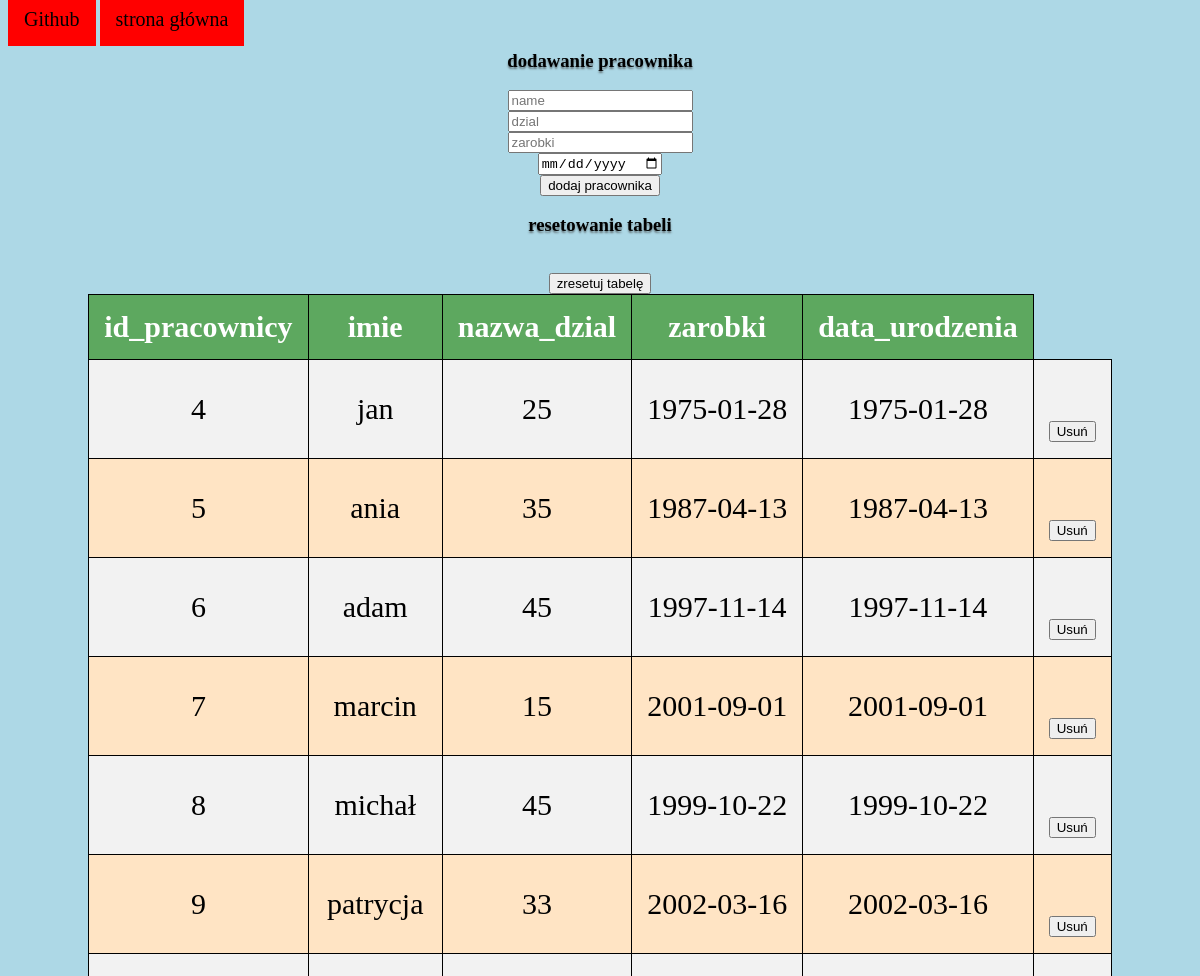
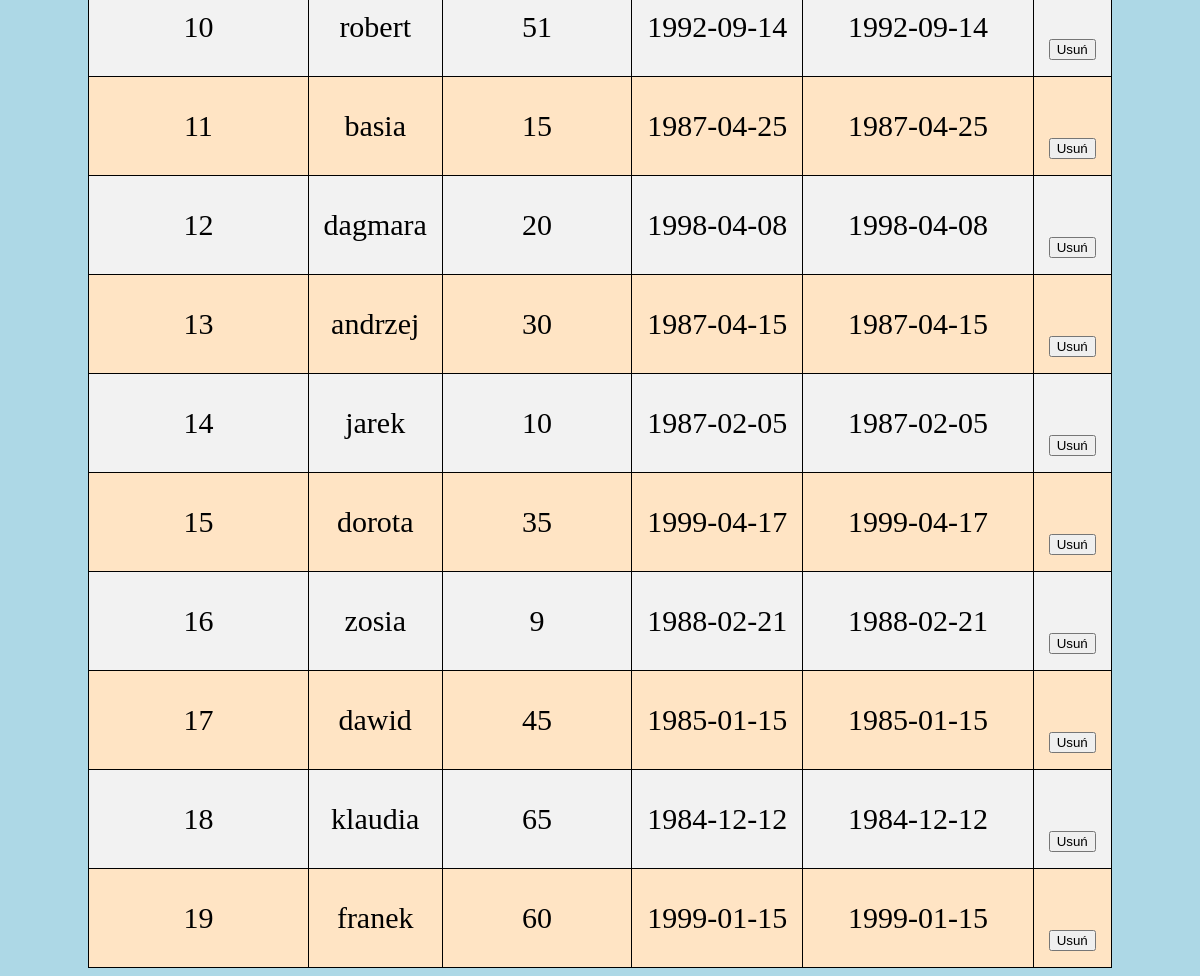
Page /daneDoBazy.php on the committed database (2 pictures, top to bottom).
### tables this page shows
CREATE TABLE `pracownicy` (
  `id_pracownicy` int(11) NOT NULL,
  `imie` varchar(30) NOT NULL,
  `dzial` int(11) NOT NULL,
  `zarobki` int(11) NOT NULL,
  `data_urodzenia` date NOT NULL
);

### daneDoBazy.php (the view, shortened to what this page needs)
<!DOCTYPE html>
<html>
<head>
  <link rel="stylesheet" href="style.css">
</head>
<body>
<div class="nav">
    <a href="https://github.com/SK-2019/php-sql-wprowadzenie-kruczek-radoslaw">Github</a>
    <a href="index.php">strona główna</a>
</div>
	<h3>dodawanie pracownika</h3>
	<form action="insert.php" method="POST">
	    <input type="text" name="name" placeholder="name"></br>
		<input type="number" name="dzial" placeholder="dzial"></br>
	    <input type="number" name="zarobki" placeholder="zarobki"></br>
        <input type="date" name="data_urodzenia" placeholder="data urodzenia"></br>
		<input type="submit" value="dodaj pracownika"></br>
	</form>
    <h3>resetowanie tabeli</h3>
	<form action="reset.php" method="POST">
		<input type="submit" value="zresetuj tabelę"></br>
	</form>
</body>
</html>
<?php
require_once("connect.php");
$sql = 'SELECT * FROM pracownicy, organizacja where dzial = id_org';
$result = $conn->query($sql);
echo("<table border=0>");
echo("<th>id_pracownicy</th>");
echo("<th>imie</th>");
echo("<th>nazwa_dzial</th>");
echo("<th>zarobki</th>");
echo("<th>data_urodzenia</th>");
    while($wiersz=$result->fetch_assoc()){
        echo("<tr>");
          echo("<td>".$wiersz["id_pracownicy"]."</td><td>".$wiersz["imie"]."</td><td>".$wiersz["zarobki"]."</td><td>".$wiersz["data_urodzenia"]."</td><td>".$wiersz["data_urodzenia"]."</td>
		<td>
		<form action='delete.php' method='POST'>
   			<input type='number' name='id' value='".$wiersz['id_pracownicy']."' hidden></br>
   			<input type='submit' value='Usuń'>
		</form>
		</td>
		");
            echo("</tr>");
        }
echo("</table>");
?>

### style.css (style rules this page uses)
body { background-color: lightblue; }
h3 { display: flex; justify-content: center; text-shadow: 0px 2px 2px rgba(59, 59, 59, 0.616); }
table { border-collapse: collapse; justify-content: center; display: flex; }
table, th, td { border-collapse: collapse; }
th, td { padding: 15px; text-align: center; font-size: 1.875em; border: 1px solid black; }
tr { background-color: bisque; color: black; }
tr:nth-child(even) { background-color: #f2f2f2; }
th { background-color: #5da85f; color: white; }
a { text-align: center; text-decoration: none; background-color: red; padding: 1rem; color: black; font-size: 1.25em; }
form { text-align: center; }

### rows in the picture
pracownicy: id_pracownicy "4", imie "jan", zarobki "25", data_urodzenia "1975-01-28"
pracownicy: id_pracownicy "5", imie "ania", zarobki "35", data_urodzenia "1987-04-13"
pracownicy: id_pracownicy "6", imie "adam", zarobki "45", data_urodzenia "1997-11-14"
pracownicy: id_pracownicy "7", imie "marcin", zarobki "15", data_urodzenia "2001-09-01"
pracownicy: id_pracownicy "8", imie "michał", zarobki "45", data_urodzenia "1999-10-22"
pracownicy: id_pracownicy "9", imie "patrycja", zarobki "33", data_urodzenia "2002-03-16"
pracownicy: id_pracownicy "10", imie "robert", zarobki "51", data_urodzenia "1992-09-14"
pracownicy: id_pracownicy "11", imie "basia", zarobki "15", data_urodzenia "1987-04-25"
pracownicy: id_pracownicy "12", imie "dagmara", zarobki "20", data_urodzenia "1998-04-08"
pracownicy: id_pracownicy "13", imie "andrzej", zarobki "30", data_urodzenia "1987-04-15"
pracownicy: id_pracownicy "14", imie "jarek", zarobki "10", data_urodzenia "1987-02-05"
pracownicy: id_pracownicy "15", imie "dorota", zarobki "35", data_urodzenia "1999-04-17"
pracownicy: id_pracownicy "16", imie "zosia", zarobki "9", data_urodzenia "1988-02-21"
pracownicy: id_pracownicy "17", imie "dawid", zarobki "45", data_urodzenia "1985-01-15"
pracownicy: id_pracownicy "18", imie "klaudia", zarobki "65", data_urodzenia "1984-12-12"
pracownicy: id_pracownicy "19", imie "franek", zarobki "60", data_urodzenia "1999-01-15"
